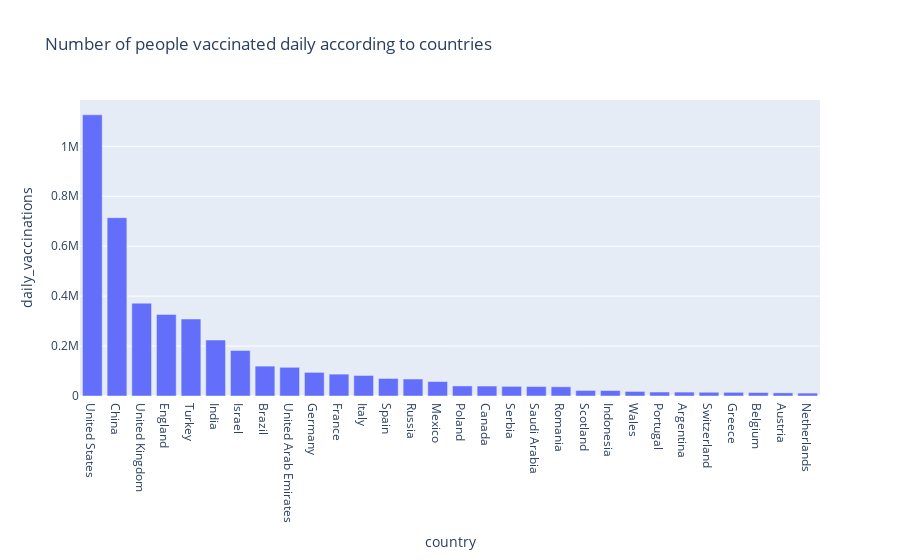

Here is the notebook cell this chart was saved with:
### Code cell
data = new_df[['country','daily_vaccinations']].nlargest(30,'daily_vaccinations')
fig = px.bar(data, x = 'country',y = 'daily_vaccinations',title="Number of people vaccinated daily according to countries",)
fig.show()

### Figure 1 — Plotly figure (JSON) as saved in the notebook; plotly's stock layout.template omitted (floating-point values rounded to 4 significant figures)
{"data": [{"alignmentgroup": "True", "hovertemplate": "country=%{x}<br>daily_vaccinations=%{y}<extra></extra>", "legendgroup": "", "marker": {"color": "#636efa"}, "name": "", "offsetgroup": "", "orientation": "v", "showlegend": false, "textposition": "auto", "type": "bar", "x": ["United States", "China", "United Kingdom", "England", "Turkey", "India", "Israel", "Brazil", "United Arab Emirates", "Germany", "France", "Italy", "Spain", "Russia", "Mexico", "Poland", "Canada", "Serbia", "Saudi Arabia", "Romania", "Scotland", "Indonesia", "Wales", "Portugal", "Argentina", "Switzerland", "Greece", "Belgium", "Austria", "Netherlands"], "xaxis": "x", "y": [1126251, 714286, 371761, 326745, 308326, 224251, 182375, 119630, 114896, 94722, 87584, 82235, 70264, 68000, 57924, 40260, 39910, 38581, 37862, 36905, 22213, 21898, 18279, 15940, 15656, 14995, 14658, 13778, 12552, 11615], "yaxis": "y"}], "layout": {"barmode": "relative", "legend": {"tracegroupgap": 0}, "title": {"text": "Number of people vaccinated daily according to countries"}, "xaxis": {"anchor": "y", "domain": [0, 1], "title": {"text": "country"}}, "yaxis": {"anchor": "x", "domain": [0, 1], "title": {"text": "daily_vaccinations"}}}}
